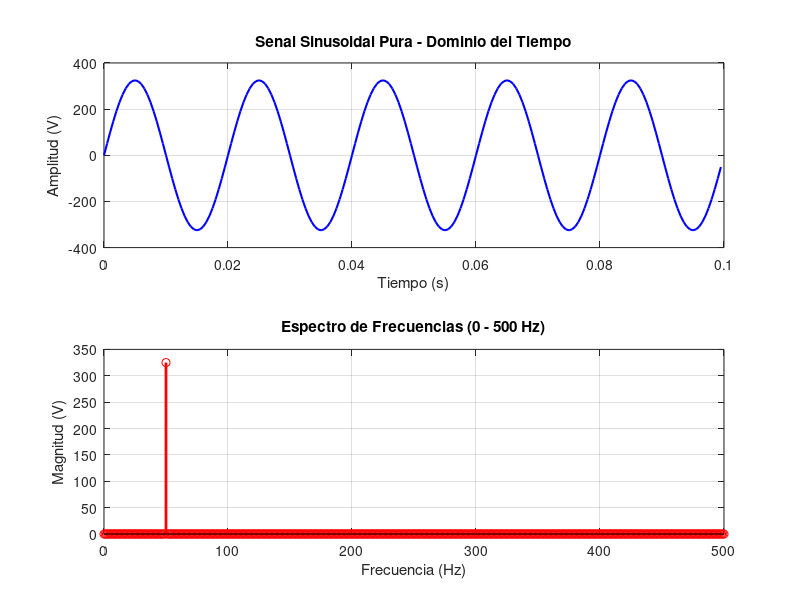

Write the MATLAB code that produced this figure.
%%PRÁCTICA 2: Análisis en Dominio de Frecuencia
% Ejercicio 2.1: Analisis Espectral Basico
% Objetivo: Calcular el espectro de frecuencias usando FFT

clear all; close all; clc;

% ========== PARAMETROS ==========
f_fundamental = 50;        % Frecuencia fundamental en Hz
fs = 2000;                 % Frecuencia de muestreo en Hz
duracion = 1;              % Duracion de la senal en segundos
amplitud = 325;            % Amplitud pico en V

% ========== GENERAR SENAL SINUSOIDAL PURA ==========
t = 0:1/fs:duracion - 1/fs;  % Vector de tiempo
N = length(t);               % Numero de muestras
senial = amplitud * sin(2*pi*f_fundamental*t);

% ========== CALCULAR FFT ==========
fft_senial = fft(senial);

% ========== PROCESAR ESPECTRO ==========
% 1. Considerar solo frecuencias positivas
fft_positivo = fft_senial(1:N/2+1);

% 2. Normalizar dividiendo por el numero de muestras
magnitudes = abs(fft_positivo) / N;

% 3. Multiplicar por 2 las componentes intermedias
magnitudes(2:end-1) = magnitudes(2:end-1) * 2;

% Vector de frecuencias
frecuencias = (0:N/2) * fs / N;

% ========== VISUALIZAR ESPECTRO ==========
figure('Name', 'Analisis Espectral FFT', 'NumberTitle', 'off');

% Grafico 1: Senal en el dominio del tiempo
subplot(2,1,1);
plot(t(1:200), senial(1:200), 'b', 'LineWidth', 1.5);
xlabel('Tiempo (s)');
ylabel('Amplitud (V)');
title('Senal Sinusoidal Pura - Dominio del Tiempo');
grid on;
xlim([0, 0.1]);

% Grafico 2: Espectro de frecuencias hasta 500 Hz
subplot(2,1,2);
idx_500Hz = find(frecuencias <= 500);
stem(frecuencias(idx_500Hz), magnitudes(idx_500Hz), 'r', 'LineWidth', 2);
xlabel('Frecuencia (Hz)');
ylabel('Magnitud (V)');
title('Espectro de Frecuencias (0 - 500 Hz)');
grid on;
xlim([0, 500]);

% ========== VERIFICACION ==========
[magnitud_max, indice_pico] = max(magnitudes(idx_500Hz));
frecuencia_pico = frecuencias(indice_pico);

fprintf('\n========== RESULTADOS ==========\n');
fprintf('Frecuencia fundamental esperada: %.1f Hz\n', f_fundamental);
fprintf('Frecuencia del pico detectado: %.1f Hz\n', frecuencia_pico);
fprintf('Magnitud del pico: %.2f V\n', magnitud_max);
fprintf('Amplitud teorica: %.1f V\n', amplitud/2);
fprintf('================================\n\n');

% Verificacion: Pico solo en 50 Hz?
if abs(frecuencia_pico - f_fundamental) < 1
    fprintf('Verificacion exitosa: Pico detectado unicamente en 50 Hz\n');
else
    fprintf('Verificacion fallida: Pico detectado en %.1f Hz\n', frecuencia_pico);
end
